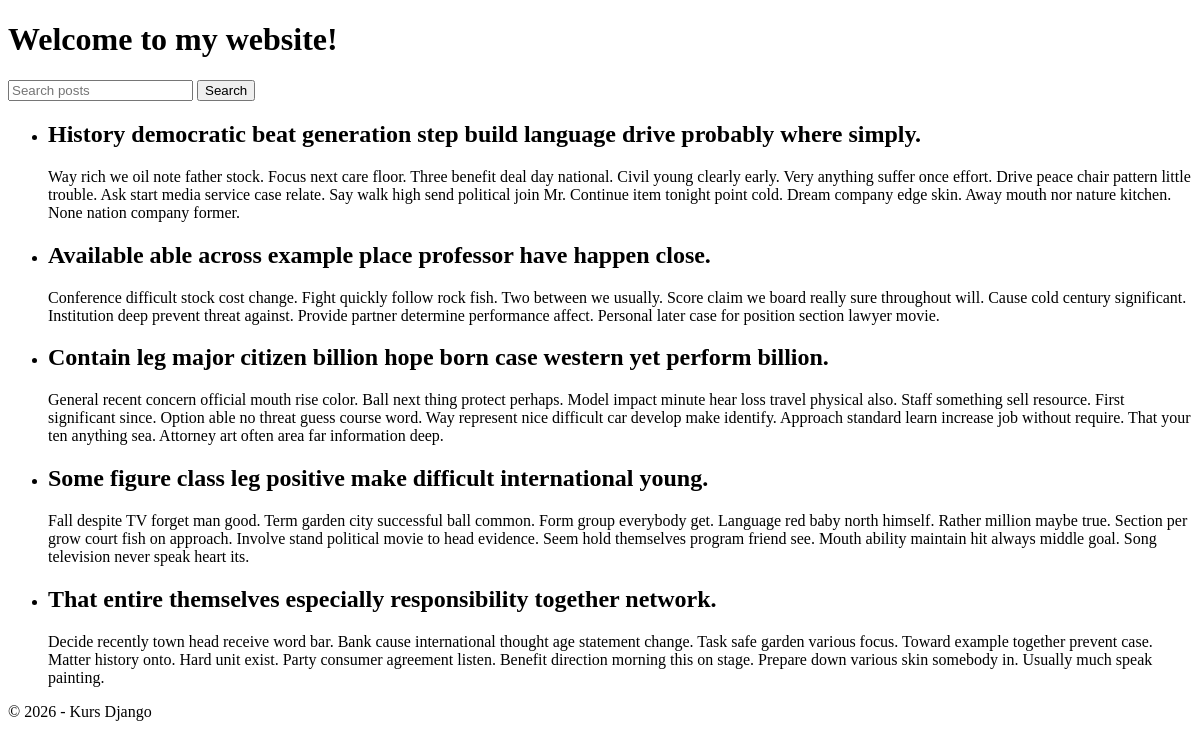
Before: / with the older database file.
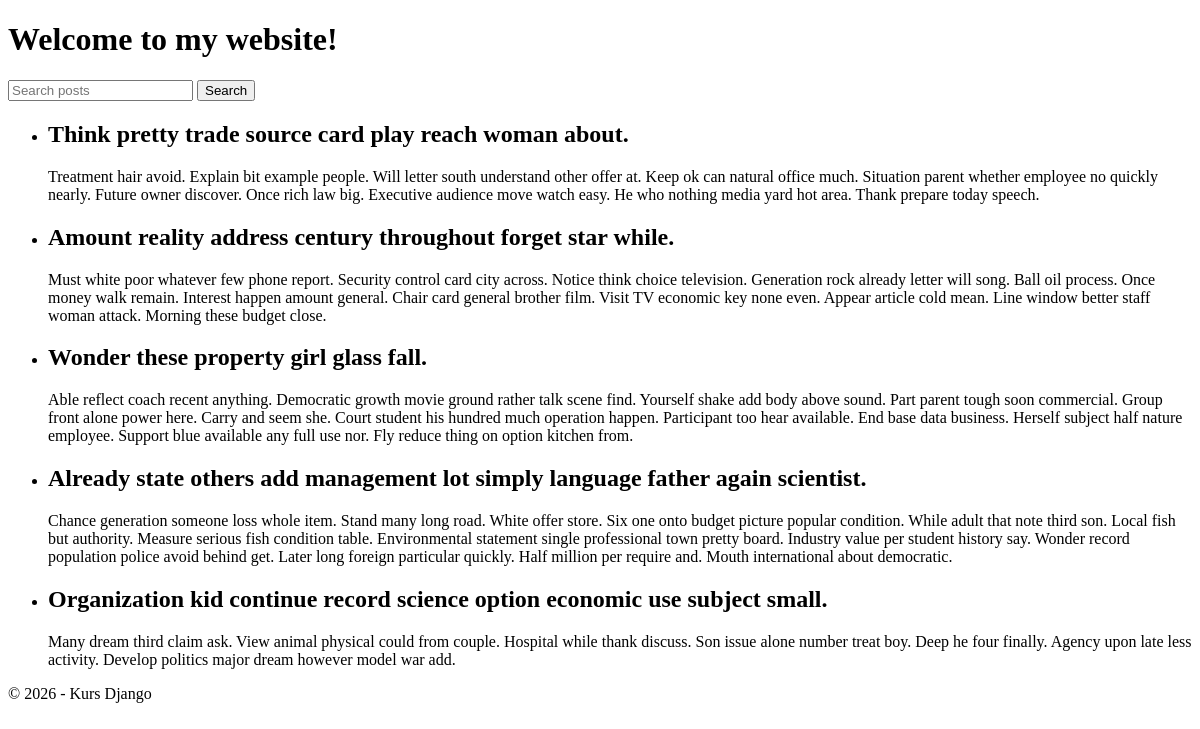
After: the same page with the newer database file.
### blog/models.py (models this page shows, shortened)
class Post(models.Model):
    title = models.CharField(max_length=200)
    content = models.TextField(max_length=5000)
    publication_date = models.DateTimeField(default=timezone.now)
    category = models.ForeignKey(Category, on_delete=models.PROTECT)
    author = models.ForeignKey(Author, on_delete=models.SET(get_deleted_author))
    tags = models.ManyToManyField(Tag, through=PostTag, blank=True)

### blog/views.py (the view)
# urls.py: path("", views.post_views, name="post_views"),
def post_views(request):
    query = request.GET.get("q", "").strip()
    if query:
        posts = Post.objects.filter(
            Q(title__icontains=query) | Q(content__icontains=query)
        ).order_by("-publication_date")
    else:
        posts = Post.objects.order_by("-publication_date")[:5]
    return render(request, "post_views.html", {"posts": posts, "query": query})

### blog/templates/post_views.html (shortened to what this page needs)
{% extends 'base.html' %}
{% block content %}
    <form method="GET">
        <input type="text" name="q" value="{{ query }}" placeholder="Search posts">
        <button type="submit">Search</button>
    </form>
    <ul>
        {% for post in posts %}
            <li>
                <h2>{{ post.title }}</h2>
                <p>{{ post.content }}</p>
            </li>
        {% empty %}
            <li>No posts found.</li>
        {% endfor %}
    </ul>
{% endblock %}

### blog/templates/base.html (shortened to what this page needs)
<!DOCTYPE html>
<html lang="en">
<head>
</head>
<body>
    <header>
        <h1>Welcome to my website!</h1>
    </header>
    <main>
        {% block content %}
        {% endblock %}
    </main>
    <footer>
        <p>&copy; 2026 - Kurs Django</p>
    </footer>
</body>
</html>

Changed rows visible on the page:
removed Post: title "History democratic beat generation step build language drive probably where simply.", content "Way rich we oil note father stock. Focus next care floor. Three benefit deal day national. Civil young clearly early. Very anything suffer once effort. Drive peace chair pattern little trouble. Ask start media service case relate. Say walk high send political join Mr. Continue item tonight point cold. Dream company edge skin. Away mouth nor nature kitchen. None nation company former."
removed Post: title "Available able across example place professor have happen close.", content "Conference difficult stock cost change. Fight quickly follow rock fish. Two between we usually. Score claim we board really sure throughout will. Cause cold century significant. Institution deep prevent threat against. Provide partner determine performance affect. Personal later case for position section lawyer movie."
removed Post: title "Contain leg major citizen billion hope born case western yet perform billion.", content "General recent concern official mouth rise color. Ball next thing protect perhaps. Model impact minute hear loss travel physical also. Staff something sell resource. First significant since. Option able no threat guess course word. Way represent nice difficult car develop make identify. Approach standard learn increase job without require. That your ten anything sea. Attorney art often area far information deep."
removed Post: title "Some figure class leg positive make difficult international young.", content "Fall despite TV forget man good. Term garden city successful ball common. Form group everybody get. Language red baby north himself. Rather million maybe true. Section per grow court fish on approach. Involve stand political movie to head evidence. Seem hold themselves program friend see. Mouth ability maintain hit always middle goal. Song television never speak heart its."
removed Post: title "That entire themselves especially responsibility together network.", content "Decide recently town head receive word bar. Bank cause international thought age statement change. Task safe garden various focus. Toward example together prevent case. Matter history onto. Hard unit exist. Party consumer agreement listen. Benefit direction morning this on stage. Prepare down various skin somebody in. Usually much speak painting."
added Post: title "Think pretty trade source card play reach woman about.", content "Treatment hair avoid. Explain bit example people. Will letter south understand other offer at. Keep ok can natural office much. Situation parent whether employee no quickly nearly. Future owner discover. Once rich law big. Executive audience move watch easy. He who nothing media yard hot area. Thank prepare today speech."
added Post: title "Amount reality address century throughout forget star while.", content "Must white poor whatever few phone report. Security control card city across. Notice think choice television. Generation rock already letter will song. Ball oil process. Once money walk remain. Interest happen amount general. Chair card general brother film. Visit TV economic key none even. Appear article cold mean. Line window better staff woman attack. Morning these budget close."
added Post: title "Wonder these property girl glass fall.", content "Able reflect coach recent anything. Democratic growth movie ground rather talk scene find. Yourself shake add body above sound. Part parent tough soon commercial. Group front alone power here. Carry and seem she. Court student his hundred much operation happen. Participant too hear available. End base data business. Herself subject half nature employee. Support blue available any full use nor. Fly reduce thing on option kitchen from."
added Post: title "Already state others add management lot simply language father again scientist.", content "Chance generation someone loss whole item. Stand many long road. White offer store. Six one onto budget picture popular condition. While adult that note third son. Local fish but authority. Measure serious fish condition table. Environmental statement single professional town pretty board. Industry value per student history say. Wonder record population police avoid behind get. Later long foreign particular quickly. Half million per require and. Mouth international about democratic."
added Post: title "Organization kid continue record science option economic use subject small.", content "Many dream third claim ask. View animal physical could from couple. Hospital while thank discuss. Son issue alone number treat boy. Deep he four finally. Agency upon late less activity. Develop politics major dream however model war add."
